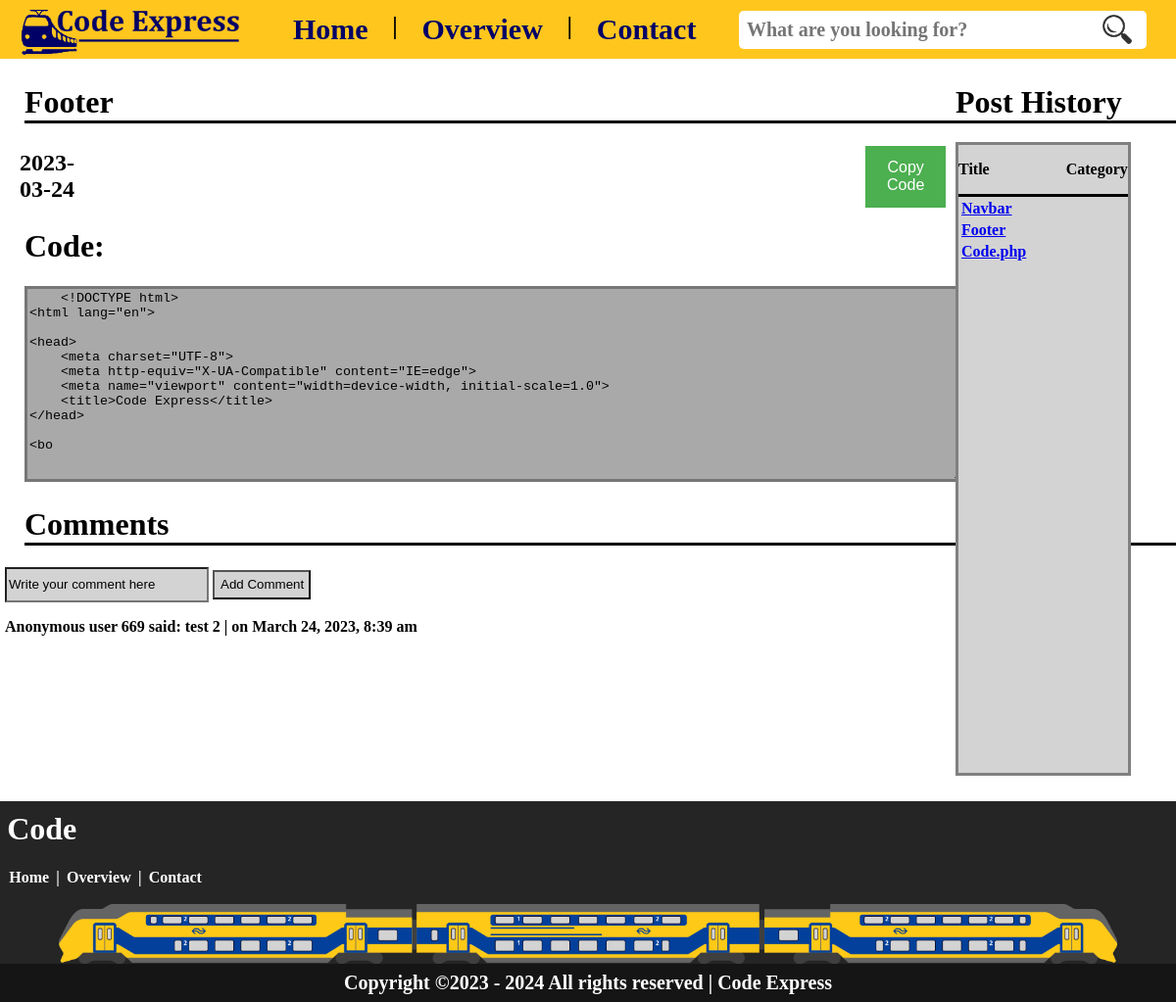
The app's page /page/code.php?id=2 with its own data.
### tables this page shows
CREATE TABLE `configuration` (
  `id` int(11) NOT NULL,
  `code` longtext NOT NULL,
  `title` varchar(255) NOT NULL,
  `html` varchar(50) DEFAULT NULL,
  `css` varchar(50) DEFAULT NULL,
  `php` varchar(50) DEFAULT NULL,
  `javascript` varchar(50) DEFAULT NULL,
  `SQLcode` varchar(50) DEFAULT NULL,
  `date` date DEFAULT NULL,
  `description` text DEFAULT NULL,
  `creator` varchar(255) DEFAULT NULL,
  `email` varchar(255) DEFAULT NULL
);

CREATE TABLE `comments` (
  `id` int(11) NOT NULL,
  `comment_text` longtext NOT NULL,
  `username` varchar(255) DEFAULT NULL,
  `date_created` datetime NOT NULL,
  `problem_id` int(11) NOT NULL
);

### page/code.php (the view, shortened to what this page needs)
<?php
include '../include/connection.php';
if (isset($_GET['id'])) {
    $id = intval($_GET['id']);
} else {
    $title = "CodeExpress";
}
?>
<!DOCTYPE html>
<html lang="en">
<head>
    <link rel="stylesheet" href="https://codemirror.net/theme/dracula.css">
    <link rel="stylesheet" href="https://cdnjs.cloudflare.com/ajax/libs/codemirror/5.62.0/codemirror.min.css" />
    <link rel="stylesheet" href="https://cdnjs.cloudflare.com/ajax/libs/codemirror/5.62.0/theme/darcula.min.css" />
    <?php
    $stmt = $pdo->prepare("SELECT * FROM configuration WHERE id = ?");
    $stmt->execute([$id]);
    $code = $stmt->fetch(PDO::FETCH_OBJ);
    function getTitle()
    {
        global $code;
        return $code->title;
    }
    function getDatum()
    {
        global $code;
        return $code->date;
    }
    function getCode()
    {
        global $code;
        return htmlspecialchars($code->code);
    }
    ?>
</head>
<body>
    <?php include "../include/navbar.php" ?>
    <div class="code-container">
        <div class="left-container">
            <h1 class="config"><?php echo getTitle(); ?></h1>
            <div class="header-box">
                <h2 class="margin"><?php echo getDatum(); ?></h2>
                <button id="copy-btn" onclick="copyToClipboard()">Copy Code</button>
            </div>
            <form method="post" action="../page/index.php">
                <h1 class="config-code">Code:</h1>
                <textarea cols="80" rows="10" id="code" type="text" name="code" mode="text/html">
    <?php echo getCode(); ?>
</textarea>
            </form>
            <div>
                <h1 class="config">Comments</h1>
                <form method="post">
                    <div class="flex-direction-column">
                        <input class="code-input" type="text" id="comment_text" name="comment_text" placeholder="Write your comment here">
                        <input class="code-button" type="submit" name="submit" value="Add Comment">
                    </div>
                    <?php
                    $conn = mysqli_connect("localhost", "root", "", "codeexpress");
                    $problem_id = $_GET['id'];
                    $sql = "SELECT * FROM comments WHERE problem_id = $problem_id";
                    $result = mysqli_query($conn, $sql);
                    while ($row = mysqli_fetch_assoc($result)) {
                        echo "<p>Anonymous user " . $row['username'] . " said: " . $row['comment_text'] . " | on " . date("F j, Y, g:i a", strtotime($row['date_created'])) . "</p>";
                    }
                    ?>
                </form>
            </div>
        </div>
        <div class="right-container">
            <h1>Post History</h1>
            <div class="right-container-content">
                <div class="line">
                    <div class="flex-direction-row-height">
                        <p class="margin-righter">Title</p>
                        <p>Category</p>
                    </div>
                </div>
                <div class="table-container">
                    <table>
                        <?php
                        $sql = "SELECT * FROM configuration";
                        $result = $pdo->query($sql);
                        if ($result->rowCount() > 0) {
                            while ($row = $result->fetch()) {
                                echo "<tr>";
                                echo "<td><a class='margin-right' href='../page/code.php?id=" . $row['id'] . "'>" . $row["title"] . "</a></td>";
                                echo "<td>" . $row["category"] . "</td>";
                                echo "</tr>";
                            }
                        } else {
                            echo "<tr><td colspan='2'>No results found</td></tr>";
                        }
                        ?>
                    </table>
                </div>
            </div>
        </div>
    </div>
    <?php include "../include/footer.php" ?>
</body>
</html>

### records on screen
configuration: title "Footer", date "2023-03-24", code "<!DOCTYPE html> <html lang=\"en\"> <head> <meta charset=\"UTF-8\"> <meta http-equiv=\"X-UA-Compatible\" content=\"IE=edge\"> <meta name=\"viewport\" content=\"width=device-width, initial-scale=1.0\"> <title>Code Express</title> </head> <bo"
comments: username "669", comment_text "test 2", date_created "March 24, 2023, 8:39 am"
configuration: title "Navbar"
configuration: title "Code.php"
